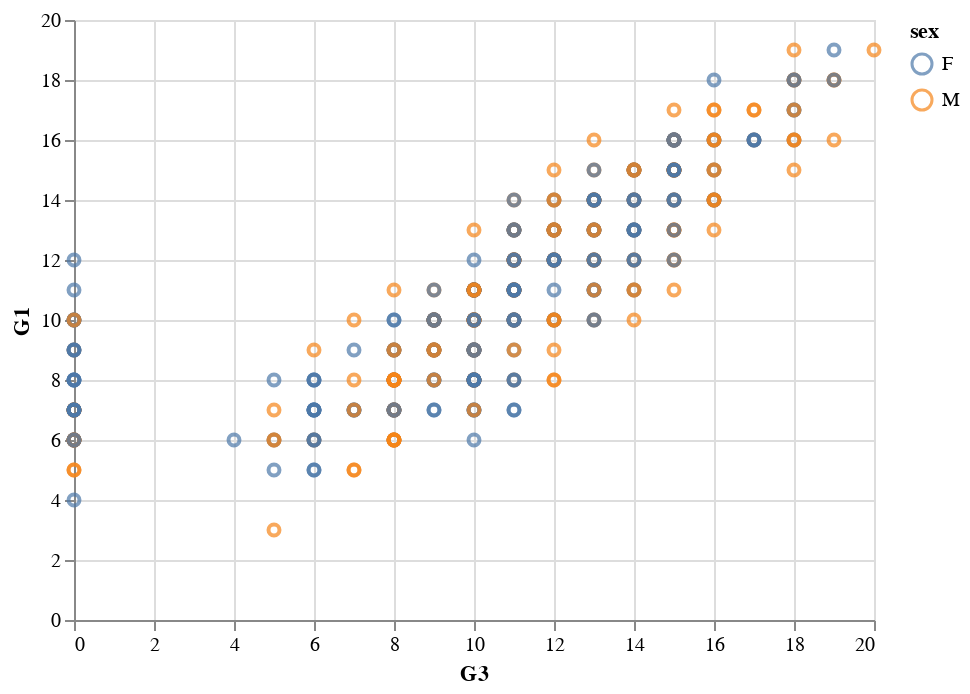

The cell this chart's notebook holds for it:
### Code cell
alt.Chart(data).mark_point().encode(
    x='G3',
    y='G1',
    color='sex',
)

### Figure 1 — Vega-Lite specification as saved in the notebook (floating-point values rounded to 4 significant figures; data arrays with more than 128 entries replaced by an {"elided": "..."} marker saying what was removed)
{"config": {"view": {"continuousWidth": 400, "continuousHeight": 300}}, "data": {"name": "data-e915ea558f4356374e17cc933ebec282"}, "mark": "point", "encoding": {"color": {"type": "nominal", "field": "sex"}, "x": {"type": "quantitative", "field": "G3"}, "y": {"type": "quantitative", "field": "G1"}}, "$schema": "https://vega.github.io/schema/vega-lite/v4.8.1.json", "datasets": {"data-e915ea558f4356374e17cc933ebec282": {"elided": "395 records"}}}
